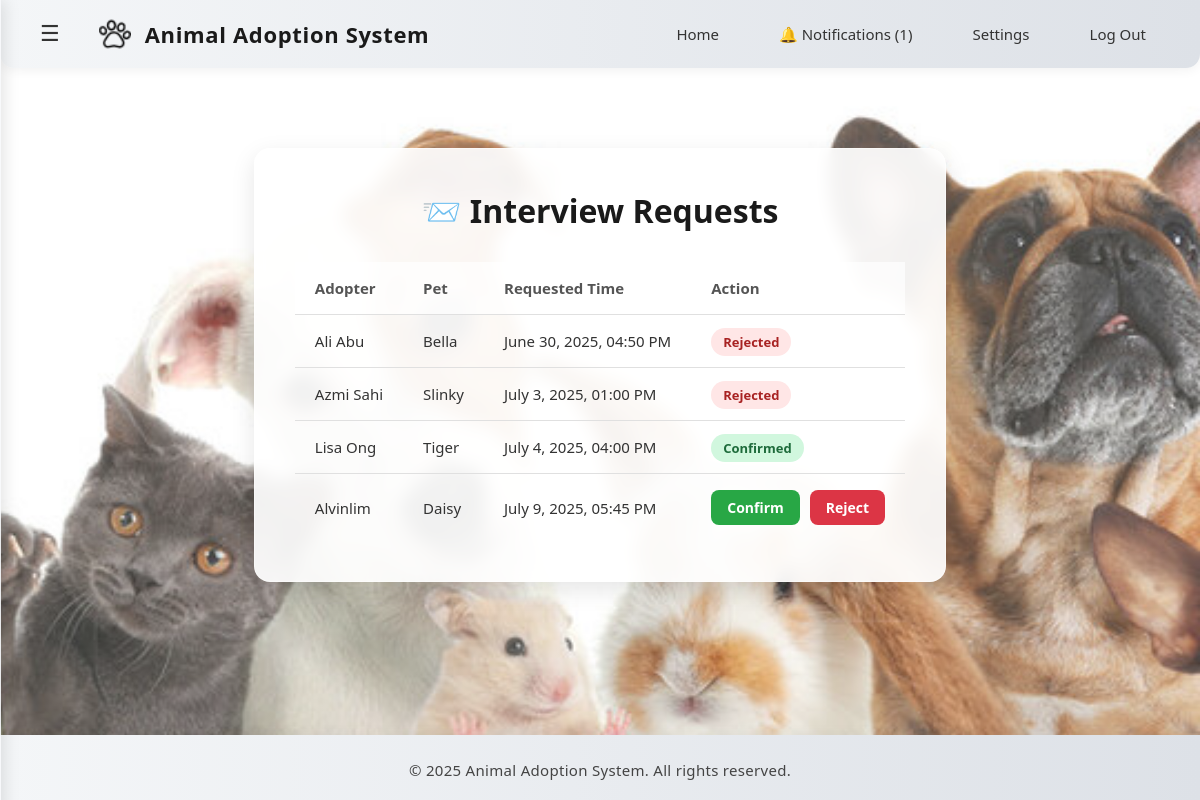
The page /shelter/interview_requests.php (signed in) on the database its author committed.
### tables this page shows
CREATE TABLE `interviews` (
  `id` int(11) NOT NULL,
  `application_id` int(11) NOT NULL,
  `adopter_id` int(11) NOT NULL,
  `shelter_id` int(11) NOT NULL,
  `pet_id` int(11) NOT NULL,
  `interview_datetime` datetime NOT NULL,
  `status` enum('pending','confirmed','rejected') DEFAULT 'pending',
  `created_at` timestamp NOT NULL DEFAULT current_timestamp()
);

CREATE TABLE `users` (
  `id` int(11) NOT NULL,
  `username` varchar(100) NOT NULL,
  `email` varchar(255) NOT NULL,
  `password` varchar(255) NOT NULL,
  `first_name` varchar(100) DEFAULT NULL,
  `last_name` varchar(100) DEFAULT NULL,
  `phone_number` varchar(12) DEFAULT NULL,
  `role` enum('adopter','shelter','admin') NOT NULL,
  `created_at` timestamp NOT NULL DEFAULT current_timestamp(),
  `phone` varchar(20) DEFAULT NULL,
  `status` varchar(50) NOT NULL DEFAULT 'active'
);

CREATE TABLE `pets` (
  `id` int(11) NOT NULL,
  `name` varchar(100) NOT NULL,
  `species` varchar(100) DEFAULT NULL,
  `breed` varchar(100) DEFAULT NULL,
  `age` int(11) DEFAULT NULL,
  `gender` varchar(10) DEFAULT NULL,
  `description` text DEFAULT NULL,
  `image` varchar(255) DEFAULT NULL,
  `status` enum('available','adopted') DEFAULT 'available',
  `shelter_id` int(11) DEFAULT NULL,
  `adoption_date` date DEFAULT NULL
);

### shelter/interview_requests.php (the view, shortened to what this page needs)
<?php
include('../db_connection.php');
$shelter_id = $_SESSION['user_id'];
$listSql = "
    SELECT
        i.id,
        i.interview_datetime,
        i.status,
        u.username AS adopter_name,
        p.name   AS pet_name
    FROM interviews i
    JOIN users u ON i.adopter_id = u.id
    JOIN pets  p ON i.pet_id     = p.id
    WHERE i.shelter_id = ?
    ORDER BY i.interview_datetime ASC
";
$listStmt = $conn->prepare($listSql);
$listStmt->bind_param("i", $shelter_id);
$listStmt->execute();
$result = $listStmt->get_result();
?>
<!DOCTYPE html>
<html lang="en">
<head>
    <link rel="stylesheet" href="../css/common.css">
    <link rel="stylesheet" href="../css/sidebar.css">
</head>
<body>
    <?php include('../includes/navbar_shelter.php'); ?>
    <div class="content-container">
        <div class="page-header"><h1>📨 Interview Requests</h1></div>
        <?php if ($result->num_rows > 0): ?>
            <div class="table-container">
                <table class="styled-table">
                    <thead>
                        <tr>
                            <th>Adopter</th>
                            <th>Pet</th>
                            <th>Requested Time</th>
                            <th>Action</th>
                        </tr>
                    </thead>
                    <tbody>
                        <?php while ($row = $result->fetch_assoc()): ?>
                            <tr>
                                <td><?php echo htmlspecialchars($row['adopter_name']); ?></td>
                                <td><?php echo htmlspecialchars($row['pet_name']); ?></td>
                                <td><?php echo date("F j, Y, h:i A", strtotime($row['interview_datetime'])); ?></td>
                                <td>
                                    <?php if ($row['status'] === 'pending'): ?>
                                        <div class="action-cell">
                                            <form method="POST" onsubmit="return confirm('Confirm this interview?');">
                                                <button type="submit" class="action-btn confirm">Confirm</button>
                                            </form>
                                            <form method="POST" onsubmit="return confirm('Reject this interview?');">
                                                <button type="submit" class="action-btn reject">Reject</button>
                                            </form>
                                        </div>
                                    <?php else: ?>
                                        <span class="status-text <?php echo strtolower($row['status']); ?>"><?php echo htmlspecialchars($row['status']); ?></span>
                                    <?php endif; ?>
                                </td>
                            </tr>
                        <?php endwhile; ?>
                    </tbody>
                </table>
            </div>
        <?php else: ?>
            <p class="no-data">No new interview requests.</p>
        <?php endif; ?>
    </div>
    <?php include('../includes/footer.php'); ?>
</body>
</html>

### css/common.css (style rules this page uses)
html, body { height: 100%; margin: 0; display: flex; flex-direction: column; }

### shelter/interview_requests.php (style rules this page uses)
body { margin: 0; font-family: 'Segoe UI', sans-serif; background: linear-gradient(rgba(255,255,255,0.2), rgba(255,255,255,0.2)), url('../images/PetsBackground2.jpg') no-repeat center center fixed; background-size: cover; color: #333; }
.content-container { max-width: 1100px; margin: 80px auto 40px; padding: 40px; background: rgba(255, 255, 255, 0.92); border-radius: 16px; box-shadow: 0 8px 25px rgba(0,0,0,0.1); backdrop-filter: blur(8px); -webkit-backdrop-filter: blur(8px); border: 1px solid rgba(255,255,255,0.4); }
.page-header h1 { text-align: center; font-size: 32px; font-weight: 700; color: #1a1a1a; margin-top: 0; margin-bottom: 30px; }
.table-container { width: 100%; overflow-x: auto; }
.styled-table { width: 100%; border-collapse: collapse; font-size: 15px; }
.styled-table th, .styled-table td { padding: 16px 20px; border-bottom: 1px solid #e0e0e0; text-align: left; vertical-align: middle; }
.styled-table th { font-weight: 600; color: #555; background-color: rgba(255,255,255,0.7); }
.styled-table tr:last-child td { border-bottom: none; }
.status-text { font-weight: 600; text-transform: capitalize; padding: 5px 12px; border-radius: 50px; font-size: 13px; }
.status-text.confirmed { color: #1e6b3b; background-color: #d1f7de; }
.status-text.rejected { color: #a82222; background-color: #ffe6e6; }
.action-cell { display: flex; gap: 10px; }
.action-btn { display: inline-block; padding: 8px 16px; border-radius: 8px; text-decoration: none; font-weight: 600; color: #fff; transition: all 0.3s; border: none; cursor: pointer; font-family: inherit; font-size: 14px; }
.action-btn.confirm { background-color: #28a745; }
.action-btn.reject { background-color: #dc3545; }

### rows shown on the page
interviews: adopter.username "Ali Abu", pet.name "Bella", interview_datetime "June 30, 2025, 04:50 PM", status "Rejected"
interviews: adopter.username "Azmi Sahi", pet.name "Slinky", interview_datetime "July 3, 2025, 01:00 PM", status "Rejected"
interviews: adopter.username "Lisa Ong", pet.name "Tiger", interview_datetime "July 4, 2025, 04:00 PM", status "Confirmed"
interviews: adopter.username "Alvinlim", pet.name "Daisy", interview_datetime "July 9, 2025, 05:45 PM"

### other values the page prints
$unread_count "1"
